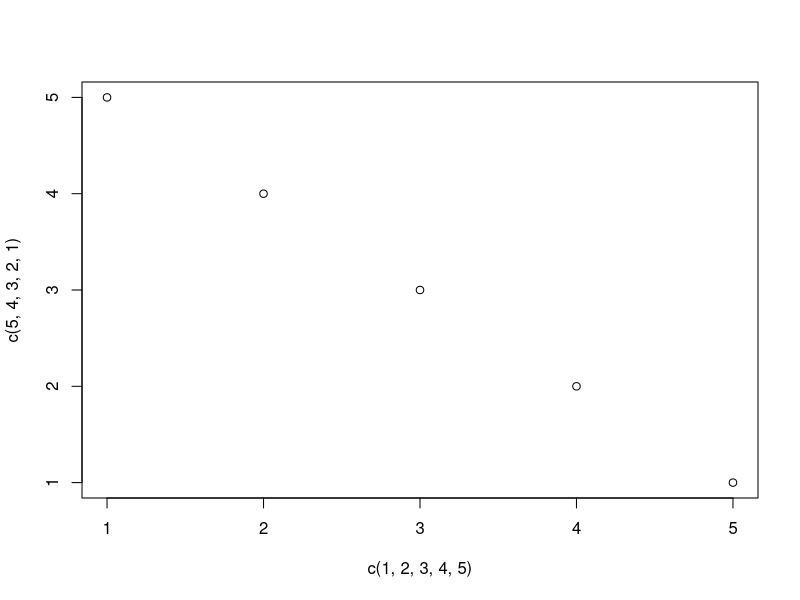
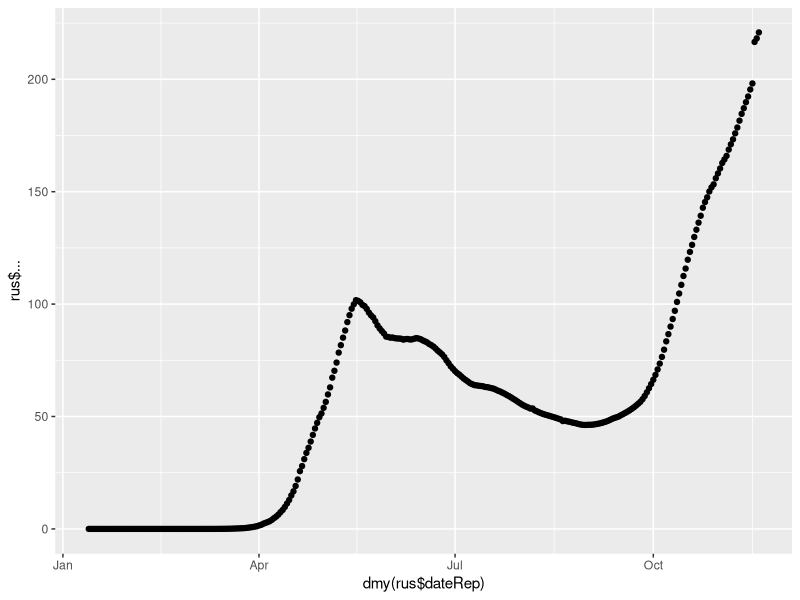

R code for these plots, in order:
library(tidyverse)
library(lubridate)

plot(c(1, 2, 3, 4, 5), c(5, 4, 3, 2, 1))

cov <- read_csv("covid.csv")
head(cov)

rus <- cov %>% filter(countriesAndTerritories == 'Russia') %>% select(`Cumulative_number_for_14_days_of_COVID-19_cases_per_100000`, dateRep) %>% na.omit()

mean(rus$`Cumulative_number_for_14_days_of_COVID-19_cases_per_100000`, na.rm = T)
# 57.06495
  
qplot(dmy(rus$dateRep), rus$`Cumulative_number_for_14_days_of_COVID-19_cases_per_100000`)
